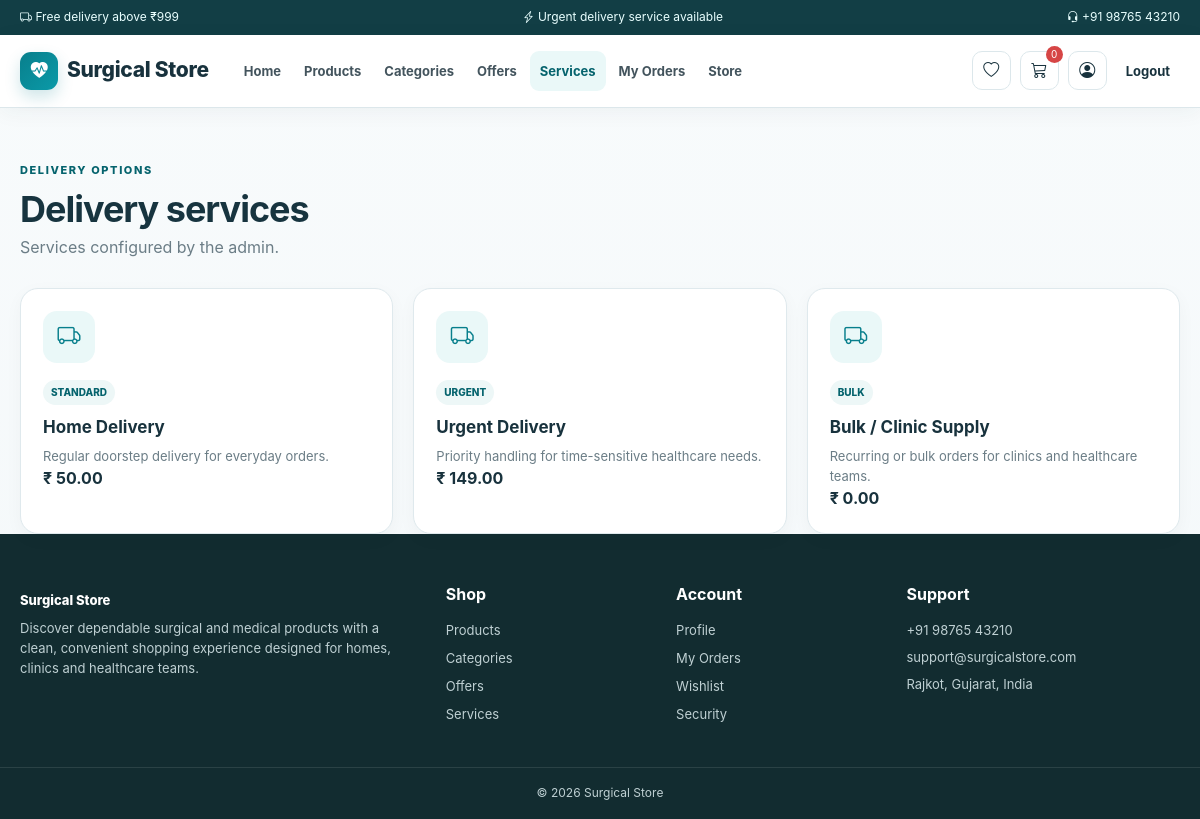
The app's page /User/services.php (signed in) with its own data.
### tables this page shows
CREATE TABLE site_settings (
  setting_id INT AUTO_INCREMENT PRIMARY KEY,
  setting_key VARCHAR(100) NOT NULL UNIQUE,
  setting_value TEXT NOT NULL,
  updated_at TIMESTAMP DEFAULT CURRENT_TIMESTAMP ON UPDATE CURRENT_TIMESTAMP
);

CREATE TABLE delivery_services (
  service_id INT AUTO_INCREMENT PRIMARY KEY,
  service_name VARCHAR(100) NOT NULL,
  service_type VARCHAR(50) DEFAULT '',
  description VARCHAR(255) DEFAULT '',
  fee DECIMAL(10,2) NOT NULL DEFAULT 0,
  free_above DECIMAL(10,2) DEFAULT NULL,
  status ENUM('active','inactive') NOT NULL DEFAULT 'active',
  created_at TIMESTAMP DEFAULT CURRENT_TIMESTAMP
);

### includes/db.php (called while the page is built, shortened)
<?php
require_once __DIR__ . '/../db_config.php';
mysqli_set_charset($con, 'utf8mb4');
function h($v) {
return htmlspecialchars((string)($v ?? ''), ENT_QUOTES, 'UTF-8');
}
function db_all($sql) {
global $con;
$r=mysqli_query($con,$sql);
return $r ? mysqli_fetch_all($r,MYSQLI_ASSOC) : [];
}
function setting($key,$default='') {
global $con;
$key=mysqli_real_escape_string($con,$key);
$r=mysqli_query($con,"SELECT setting_value FROM site_settings WHERE setting_key='$key' LIMIT 1");
$row=$r?mysqli_fetch_assoc($r):null;
return $row ? $row['setting_value'] : $default;
}
function cart_items() {
return $_SESSION['cart'] ?? [];
}
function cart_count() {
$n=0;
return $n;
}
?>

### User/services.php (the view)
<?php
require 'layout.php';
$services=db_all("SELECT * FROM delivery_services WHERE status='active' ORDER BY service_id");
userStart('Delivery Services','services');
?>
<div class="container">
<div class="page-head">
<span class="eyebrow">DELIVERY OPTIONS</span>
<h1>Delivery services</h1>
<p>Services configured by the admin.</p>
</div>
<div class="grid-3">
<?php
foreach($services as $s):
?>
<div class="service-card">
<div class="service-icon">
<i class="bi bi-truck">
</i>
</div>
<span class="service-tag">
<?=
h(strtoupper($s['service_type']))
?>
</span>
<h3>
<?=
h($s['service_name'])
?>
</h3>
<p>
<?=
h($s['description'])
?>
</p>
<strong>₹
<?=
number_format($s['fee'],2)
?>
</strong>
</div>
<?php
endforeach;
?>
</div>
</div>
<?php
userEnd();
?>

### User/layout.php (shortened to what this page needs)
<?php
require_once __DIR__.'/../includes/db.php';
function userStart($pageTitle='Surgical Store',$activePage='')  {
$store=setting('store_name','Surgical Store');
?>
<!DOCTYPE html>
<html lang="en">
<head>
<link rel="stylesheet" href="/SurgicalStore/css/style.css">
<link rel="stylesheet" href="https://cdn.jsdelivr.net/npm/bootstrap-icons@1.11.3/font/bootstrap-icons.min.css">
</head>
<body>
<div class="announcement">
<div class="container announcement-inner">
<span>
<i class="bi bi-truck">
</i>
<?=
h(setting('announcement_two'))
?>
</span>
<span>
<i class="bi bi-lightning-charge">
</i>
<?=
h(setting('urgent_text','Urgent delivery service available'))
?>
</span>
<span>
<i class="bi bi-headset">
</i>
<?=
h(setting('phone'))
?>
</span>
</div>
</div>
<header class="site-header">
<div class="container nav-wrap">
<a class="logo" href="index.php">
<span class="logo-icon">
<i class="bi bi-heart-pulse-fill">
</i>
</span>
<span>
<?=
h($store)
?>
</span>
</a>
<nav id="mainNav">
<a class="
<?=
$activePage==='home'?'active':''
?>
" href="index.php">Home</a>
<a class="
<?=
$activePage==='products'?'active':''
?>
" href="products.php">Products</a>
<a class="
<?=
$activePage==='categories'?'active':''
?>
" href="categories.php">Categories</a>
<a class="
<?=
$activePage==='offers'?'active':''
?>
" href="offers.php">Offers</a>
<a class="
<?=
$activePage==='services'?'active':''
?>
" href="services.php">Services</a>
<a class="
<?=
$activePage==='orders'?'active':''
?>
" href="orders.php">My Orders</a>
<a href="../index.php">Store</a>
</nav>
<div class="nav-actions">
<a class="nav-icon" href="wishlist.php">
<i class="bi bi-heart">
</i>
</a>
<a class="nav-icon" href="cart.php">
<i class="bi bi-cart3">
</i>
<span class="nav-count">
<?=
cart_count()
?>
</span>
</a>
<a class="nav-icon" href="profile.php">
<i class="bi bi-person-circle">
</i>
</a>
<a class="login-link" href="logout.php">Logout</a>
</div>
</div>
</header>
<main>
<?php
}
function userEnd()  {
?>
<footer class="footer">
<div class="container footer-grid">
<div>
<a class="footer-brand" href="index.php">
<?=
h(setting('store_name','Surgical Store'))
?>
</a>
<p>
<?=
h(setting('hero_description'))
?>
</p>
</div>
<div>
<h4>Shop</h4>
<a href="products.php">Products</a>
<a href="categories.php">Categories</a>
<a href="offers.php">Offers</a>
<a href="services.php">Services</a>
</div>
<div>
<h4>Account</h4>
<a href="profile.php">Profile</a>
<a href="orders.php">My Orders</a>
<a href="wishlist.php">Wishlist</a>
<a href="change-password.php">Security</a>
</div>
<div>
<h4>Support</h4>
<p>
<?=
h(setting('phone'))
?>
</p>
<p>
<?=
h(setting('email'))
?>
</p>
<p>
<?=
h(setting('address'))
?>
</p>
</div>
</div>
<div class="copyright">©
<?=
date('Y')
?>
<?=
h(setting('store_name','Surgical Store'))
?>
</div>
</footer>
</body>
</html>
<?php
}
?>

### records on screen
site_settings: setting_value "Free delivery above ₹999"
site_settings: setting_value "Urgent delivery service available"
site_settings: setting_value "+91 98765 43210"
site_settings: setting_value "Surgical Store"
delivery_services: service_type "STANDARD", service_name "Home Delivery", description "Regular doorstep delivery for everyday orders.", fee "50.00"
delivery_services: service_type "URGENT", service_name "Urgent Delivery", description "Priority handling for time-sensitive healthcare needs.", fee "149.00"
delivery_services: service_type "BULK", service_name "Bulk / Clinic Supply", description "Recurring or bulk orders for clinics and healthcare teams.", fee "0.00"
site_settings: setting_value "Discover dependable surgical and medical products with a clean, convenient shopping experience designed for homes, clinics and healthcare teams."
site_settings: setting_value "support@surgicalstore.com"
site_settings: setting_value "Rajkot, Gujarat, India"

### other values on screen
cart_count() "0"
